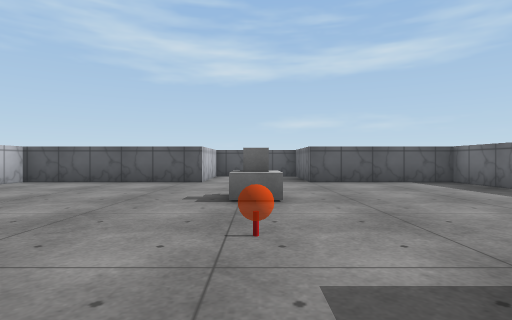
view 1 (above)

17 first-person views from a walk through a scene from a Unity 3-D project. The camera is 0.62 m above the floor, looks level and sees 80° across. The floor is counted in squares, 1 m on a side. Each view is taken from the middle of a square. On the plan, view 1 faces up. The plan holds only what a view shows up to about 9 squares ahead; the rest is blank. The place goes on beyond the plan. Surface patterns are stand-ins for the level's own textures.

view 2
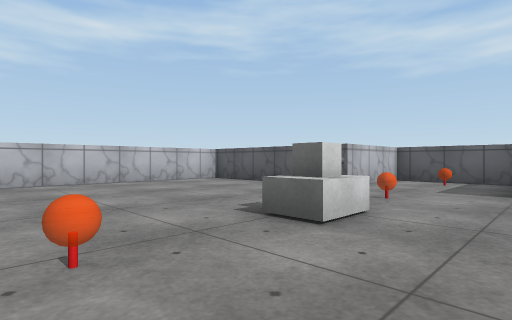

view 3
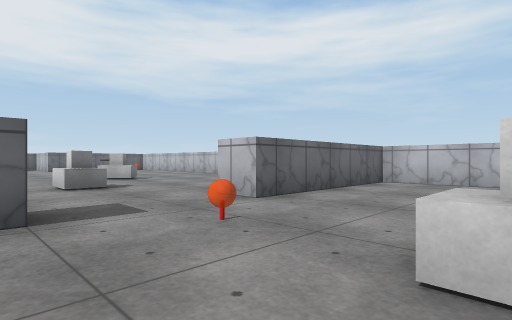

view 4
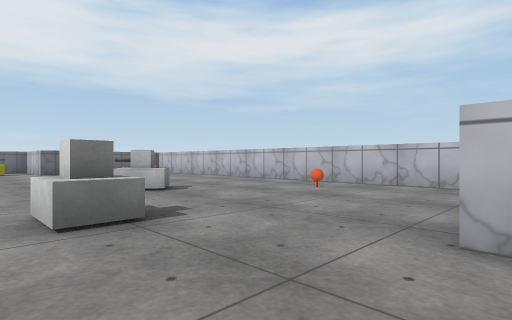

view 5
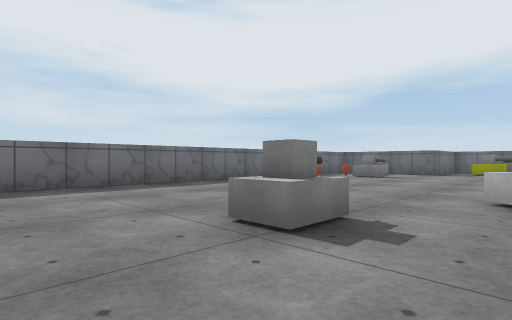

view 6
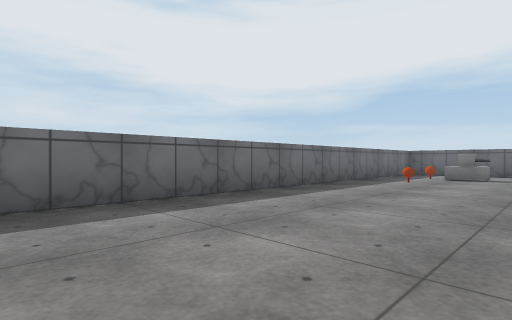

view 7
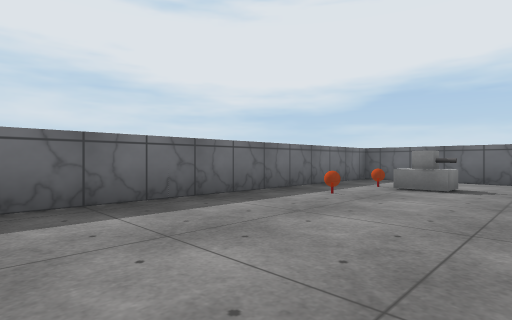

view 8
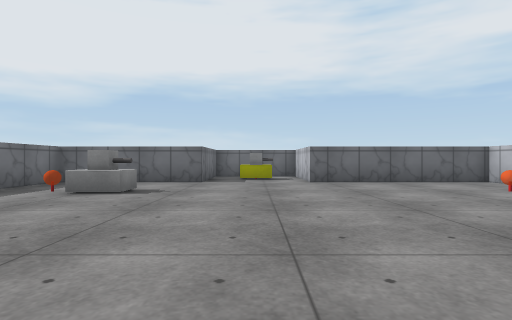

view 9
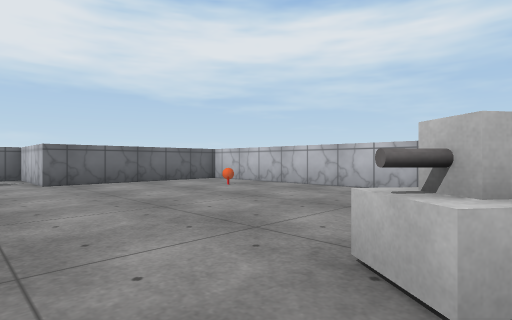

view 10
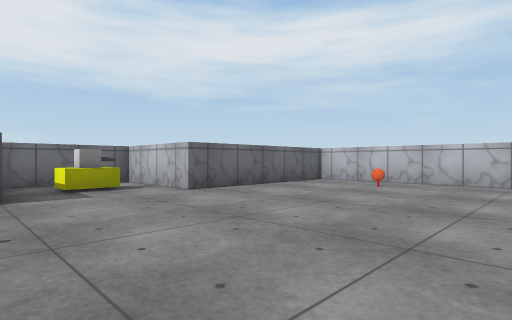

view 11
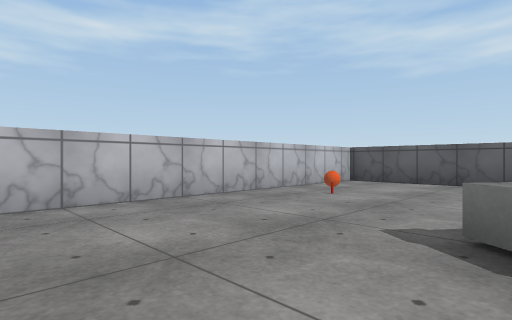

view 12
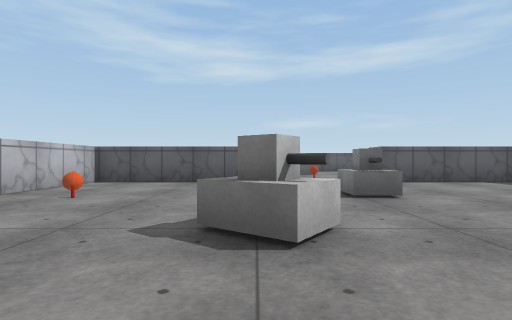

view 13
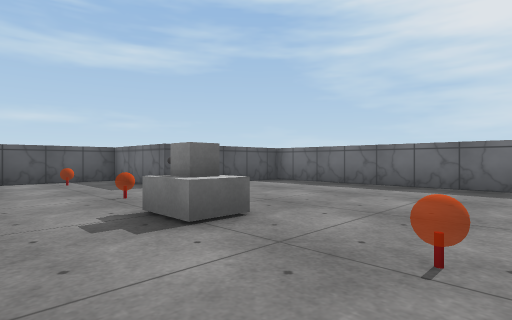

view 14
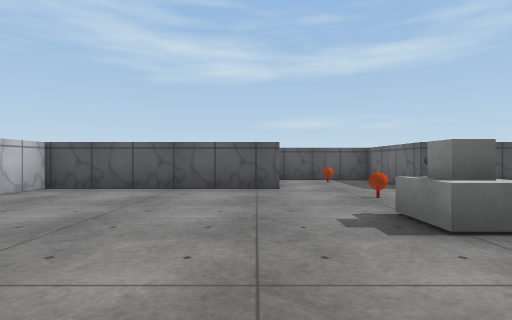

view 15
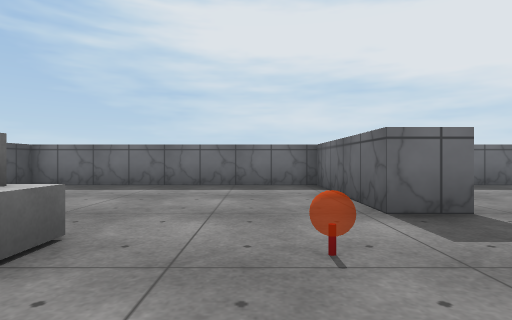

view 16
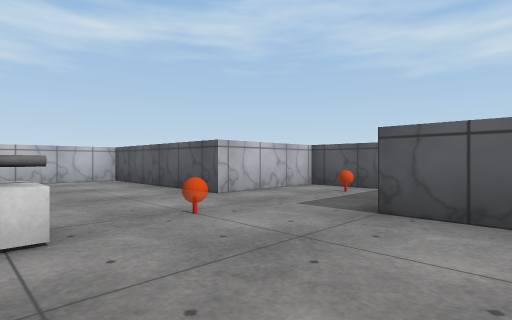

view 17
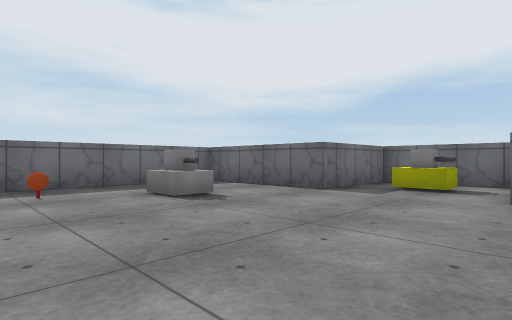

### Floor plan
Points are (right, up) in squares from view 1. A wall is a line through its corners. A room is listed if a view was taken in it or the views show most of it. See-through windows are left out.
Room 1 (views 1, 2, 3, 4, 5, 6, 7, 8, 9, 10, 11, 12, 13, 14, 15, 16, 17)
walls: (-2.5, 0.5) (-6.5, 0.5) (-6.5, -13.5) (-1.5, -13.5) (-1.5, -16.5) (1.5, -16.5) (1.5, -13.5) (5.5, -13.5) (5.5, -0.4); (5.1, 0.5) (1.5, 0.5) (1.5, 1.5) (5.5, 1.5) (5.5, 8.5) (1.5, 8.5) (1.5, 11.2); (1.2, 11.5) (-1.5, 11.5) (-1.5, 8.5) (-6.5, 8.5) (-6.5, 1.5) (-1.5, 1.5) (-1.5, 0.5)
objects: other object (-5, -11); other object (-5, -3); other object (-2, -6) to (-1, -5); other object (0, -15); other object (0, -3) to (0, -2); other object (0, 2); other object (0, 5); other object (0, 7); other object (0, 10); other object (3, -11); other object (4, -11); other object (4, -9)

Positions as (right, up) in squares from view 1, and headings:
1: (0, 0), facing up
2: (2, 2), facing up-left
3: (2, 5), facing down-left
4: (1, 1), facing down-left
5: (-2, 0), facing down-right
6: (1, 0), facing down-right
7: (1, -4), facing down-right
8: (0, -5), facing down
9: (0, -5), facing down-left
10: (2, -8), facing down-left
11: (-2, -8), facing up-left
12: (-2, -8), facing up
13: (-2, 2), facing up-right
14: (-2, 2), facing up
15: (-2, 3), facing right
16: (3, 5), facing up-left
17: (-2, -8), facing down-right
